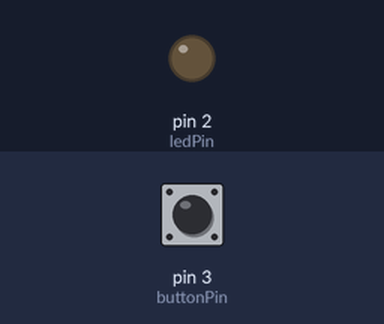
Bench run of a sketch on a simulated Arduino Uno, built with avr-gcc and run on an emulated ATmega328P. Parts: output pins drawn as LEDs (lit = HIGH). Inputs (shaded band) come from the test bench; at power-on: pin 3 (buttonPin) LOW.

Above: at 1.2 s.
1.3 s: pin 3 (buttonPin) pulled HIGH for 0.15 s
At 1.37 s:
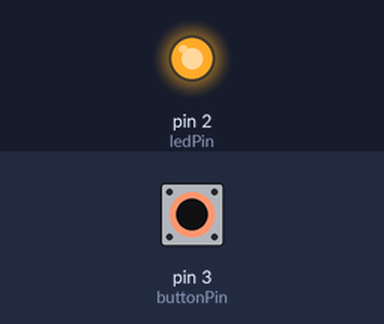
2.9 s: pin 3 (buttonPin) pulled HIGH for 3.2 s
At 7.5 s:
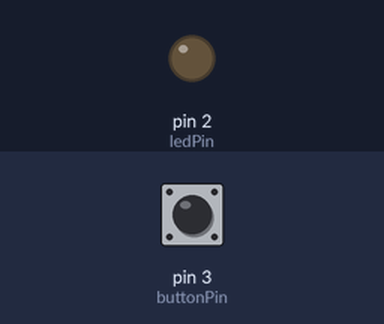
Timing chart, 0 to 9.0 s (numbered marks = the images above; inputs shaded):
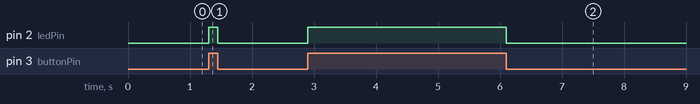

The sketch:

button_test.ino
```cpp
const int ledPin = 2;
const int buttonPin = 3;
int buttonState = 0;
void setup() {
  // put your setup code here, to run once:
  //Serial.begin(9600);
  pinMode(ledPin, OUTPUT);
  pinMode(buttonPin, INPUT);
}

void loop() {
  // put your main code here, to run repeatedly:
  buttonState = digitalRead(buttonPin);
  if (buttonState == HIGH) {
    digitalWrite(ledPin, HIGH);
  } else {
    digitalWrite(ledPin, LOW);
  }
}
```

Measured:
- after the input at 1.3 s, pin 2 (ledPin): LOW → HIGH at once, → LOW 0.15 s later
- after the input at 2.9 s, pin 2 (ledPin): LOW → HIGH at once, → LOW 3.2 s later
